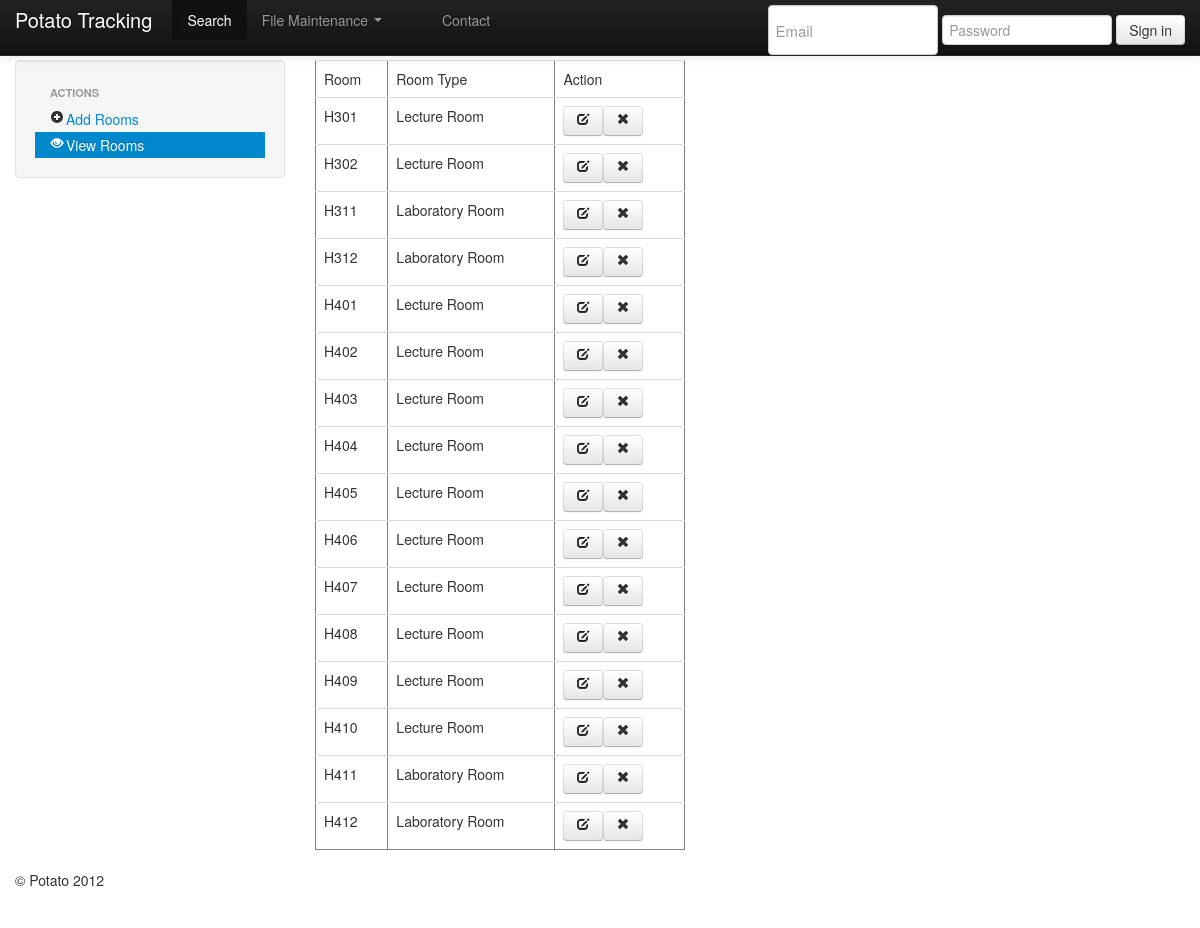
The page /admin/rooms.php on the database its author committed.
### tables this page shows
CREATE TABLE IF NOT EXISTS `rooms` (
  `id` varchar(10) NOT NULL,
  `Type` varchar(40) NOT NULL,
  PRIMARY KEY (`id`)
);

### admin/rooms.php (the view, shortened to what this page needs)
        <?php include("header.php");?>
<div class="row">
             <div class="span3">
          <div class="well sidebar-nav">
            <ul class="nav nav-list">
              <li class="nav-header">Actions</li>
              <li><a href="addrooms.php"><i class=" icon-plus-sign"></i>Add Rooms</a></li>
              <li class="active"><a href="rooms.php"><i class="icon-eye-open"></i>View Rooms</a></li>
            </ul>
          </div>
        </div>
                <div class="span4">
               <?php
                        $rRoom=@mysql_query("select * from rooms");
                                echo "<table class='table' border='1'>";
                                echo "<tr>";
                                echo "<td>Room </td>";
                                echo "<td>Room Type </td>";
								echo "<td>Action</td>";
                                echo "</tr>";
                                while($row=mysql_fetch_array($rRoom))
                                {
                                echo "<tr>";
                                echo "<td>$row[0]</td>";
                                echo "<td>$row[1]</td>";
								echo "<td><a class='btn' href='editrooms.php?id=$row[0]'><i class='icon-edit'></i></button></a><a class='btn' href='process=?id=$row[0]'><i class='icon-remove'></i></a></td>";
                                echo "</tr>";
                        }
                                        echo "</table>";
        ?>
            	</div>
     <?php include("footer.php");?>

### admin/header.php (style rules this page uses)
body { padding-top: 60px; padding-bottom: 40px; }

### rows shown on the page
rooms: id "H301", Type "Lecture Room"
rooms: id "H302", Type "Lecture Room"
rooms: id "H311", Type "Laboratory Room"
rooms: id "H312", Type "Laboratory Room"
rooms: id "H401", Type "Lecture Room"
rooms: id "H402", Type "Lecture Room"
rooms: id "H403", Type "Lecture Room"
rooms: id "H404", Type "Lecture Room"
rooms: id "H405", Type "Lecture Room"
rooms: id "H406", Type "Lecture Room"
rooms: id "H407", Type "Lecture Room"
rooms: id "H408", Type "Lecture Room"
rooms: id "H409", Type "Lecture Room"
rooms: id "H410", Type "Lecture Room"
rooms: id "H411", Type "Laboratory Room"
rooms: id "H412", Type "Laboratory Room"
